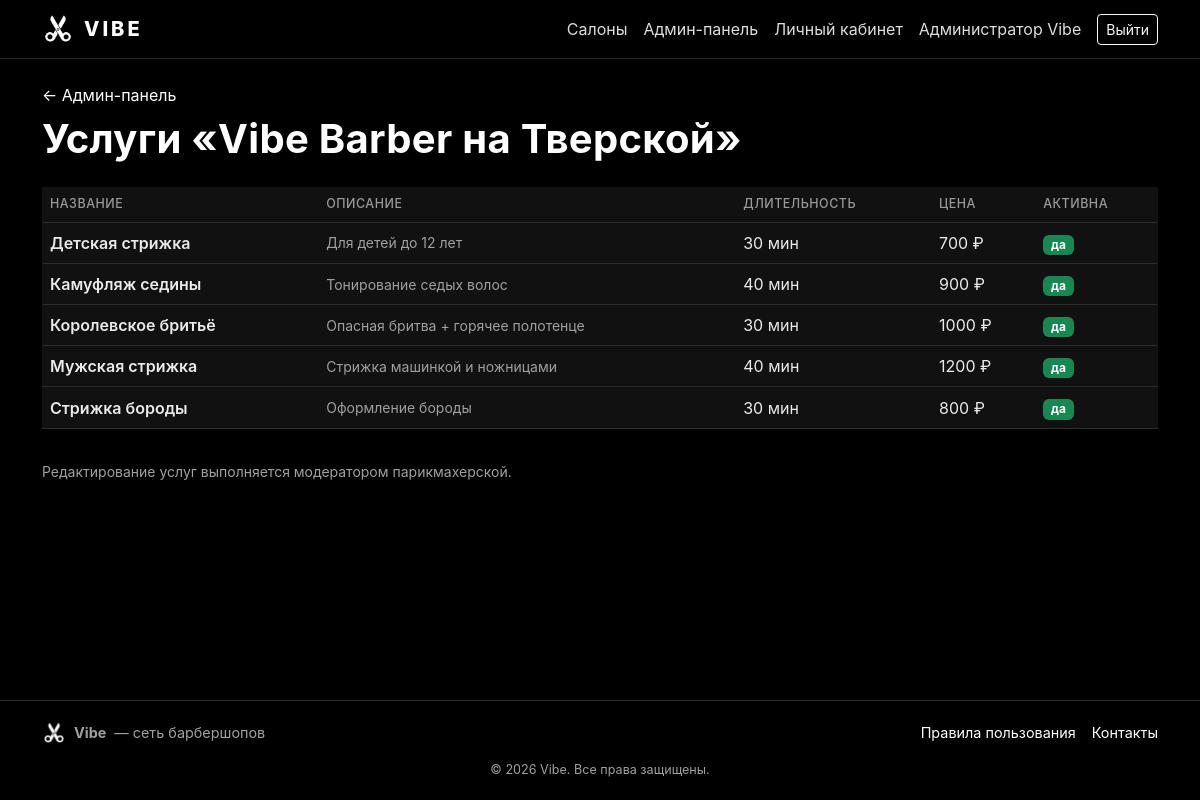
/admin/salons/1/services (signed in), run on the app's committed database.
### app/models.py (models this page shows, shortened)
class User(UserMixin, db.Model):
    __tablename__ = "users"
    id = db.Column(db.Integer, primary_key=True)
    full_name = db.Column(db.String(150), nullable=False)
    email = db.Column(db.String(150), unique=True, nullable=False, index=True)
    phone = db.Column(db.String(30), unique=True, nullable=True, index=True)
    password_hash = db.Column(db.String(255), nullable=False)
    role = db.Column(db.String(20), nullable=False, default=ROLE_CLIENT)
    salon_id = db.Column(db.Integer, db.ForeignKey("salons.id"), nullable=True)
    is_active_flag = db.Column(db.Boolean, default=True)
    created_at = db.Column(db.DateTime, default=datetime.utcnow)
    phone_verified = db.Column(db.Boolean, default=False, nullable=False)
    phone_code = db.Column(db.String(10), nullable=True)
    phone_code_expires = db.Column(db.DateTime, nullable=True)
    reset_code = db.Column(db.String(10), nullable=True)
    reset_code_expires = db.Column(db.DateTime, nullable=True)
    reset_channel = db.Column(db.String(10), nullable=True)
    salon = db.relationship("Salon", foreign_keys=[salon_id], backref="moderators")
    bookings = db.relationship("Booking", backref="client", foreign_keys="Booking.user_id")
    @property
    def is_active(self):
        return self.is_active_flag
    def is_admin(self):
        return self.role == ROLE_ADMIN

class Salon(db.Model):
    __tablename__ = "salons"
    id = db.Column(db.Integer, primary_key=True)
    city_id = db.Column(db.Integer, db.ForeignKey("cities.id"), nullable=True)
    name = db.Column(db.String(150), nullable=False)
    address = db.Column(db.String(255), nullable=False)
    phone = db.Column(db.String(30))
    description = db.Column(db.Text)
    photo_url = db.Column(db.String(500))
    latitude = db.Column(db.Float)
    longitude = db.Column(db.Float)
    kind = db.Column(db.String(20), default="barber")
    is_active = db.Column(db.Boolean, default=True)
    created_at = db.Column(db.DateTime, default=datetime.utcnow)
    services = db.relationship("Service", backref="salon", cascade="all, delete-orphan")
    specialists = db.relationship("Specialist", backref="salon", cascade="all, delete-orphan")
    bookings = db.relationship("Booking", backref="salon", cascade="all, delete-orphan")
    photos = db.relationship("SalonPhoto", backref="salon",
                             cascade="all, delete-orphan",
                             order_by="SalonPhoto.position")

class Service(db.Model):
    __tablename__ = "services"
    id = db.Column(db.Integer, primary_key=True)
    salon_id = db.Column(db.Integer, db.ForeignKey("salons.id"), nullable=False)
    name = db.Column(db.String(150), nullable=False)
    description = db.Column(db.Text)
    price = db.Column(db.Numeric(10, 2), nullable=False, default=0)
    duration_minutes = db.Column(db.Integer, nullable=False, default=30)
    is_active = db.Column(db.Boolean, default=True)
    bookings = db.relationship("Booking", backref="service")

### app/admin.py (the view)
@admin_bp.route("/salons/<int:salon_id>/services")
def salon_services(salon_id):
    salon = Salon.query.get_or_404(salon_id)
    items = Service.query.filter_by(salon_id=salon.id).order_by(Service.name).all()
    return render_template("admin/salon_services.html", salon=salon, services=items)

### app/admin.py (called while the page is built)
@admin_bp.before_request
@login_required
@roles_required(ROLE_ADMIN)
def guard():
    pass

### app/templates/admin/salon_services.html (shortened to what this page needs)
{% extends "base.html" %}
{% block content %}
  <a href="{{ url_for('admin.dashboard') }}" class="text-decoration-none">&larr; Админ-панель</a>
  <h1 class="fw-bold mt-2 mb-4">Услуги «{{ salon.name }}»</h1>
  {% if not services %}
    <div class="alert alert-secondary">Услуги пока не добавлены.</div>
  {% else %}
    <div class="table-responsive">
      <table class="table bg-white align-middle">
        <thead><tr><th>Название</th><th>Описание</th><th>Длительность</th><th>Цена</th><th>Активна</th></tr></thead>
        <tbody>
        {% for s in services %}
          <tr>
            <td class="fw-semibold">{{ s.name }}</td>
            <td class="small text-muted">{{ s.description or "—" }}</td>
            <td>{{ s.duration_minutes }} мин</td>
            <td>{{ "%.0f"|format(s.price) }} ₽</td>
            <td>{% if s.is_active %}<span class="badge bg-success">да</span>{% else %}<span class="badge bg-secondary">нет</span>{% endif %}</td>
          </tr>
        {% endfor %}
        </tbody>
      </table>
    </div>
  {% endif %}
  <p class="text-muted small mt-3">Редактирование услуг выполняется модератором парикмахерской.</p>
{% endblock %}

### app/templates/base.html (shortened to what this page needs)
<!doctype html>
<html lang="ru">
<head>
  <link href="https://cdn.jsdelivr.net/npm/bootstrap@5.3.3/dist/css/bootstrap.min.css" rel="stylesheet">
  <link href="{{ url_for('static', filename='css/style.css') }}" rel="stylesheet">
</head>
<body>
  <nav class="navbar navbar-expand-lg navbar-dark app-navbar">
    <div class="container">
      <a class="navbar-brand" href="{{ url_for('main.index') }}">
        <img src="{{ url_for('static', filename='img/logo.png') }}" alt="Vibe">
        <span class="brand-text">Vibe</span>
      </a>
      <div class="collapse navbar-collapse" id="nav">
        <ul class="navbar-nav ms-auto align-items-lg-center">
          <li class="nav-item"><a class="nav-link" href="{{ url_for('main.index') }}">Салоны</a></li>
          {% if current_user.is_authenticated %}
            {% if current_user.is_admin() %}
              <li class="nav-item"><a class="nav-link" href="{{ url_for('admin.dashboard') }}">Админ-панель</a></li>
            {% elif current_user.is_moderator() %}
              <li class="nav-item"><a class="nav-link" href="{{ url_for('moderator.dashboard') }}">Кабинет модератора</a></li>
            {% endif %}
            <li class="nav-item"><a class="nav-link" href="{{ url_for('main.profile') }}">Личный кабинет</a></li>
            <li class="nav-item"><span class="nav-link text-light-50">{{ current_user.full_name }}</span></li>
            <li class="nav-item"><a class="btn btn-outline-light btn-sm ms-2" href="{{ url_for('auth.logout') }}">Выйти</a></li>
          {% else %}
            <li class="nav-item"><a class="nav-link" href="{{ url_for('auth.login') }}">Вход</a></li>
            <li class="nav-item"><a class="btn btn-light btn-sm ms-2" href="{{ url_for('auth.register') }}">Регистрация</a></li>
          {% endif %}
        </ul>
      </div>
    </div>
  </nav>
  <main class="container py-4">
    {% block content %}{% endblock %}
  </main>
  <footer class="vibe-footer">
    <div class="container">
      <div class="d-flex flex-wrap justify-content-between align-items-center mb-3">
        <div class="d-flex align-items-center gap-2">
          <img src="{{ url_for('static', filename='img/logo.png') }}" alt="Vibe">
          <strong>Vibe</strong> — сеть барбершопов
        </div>
        <div class="d-flex gap-3">
          <a href="{{ url_for('main.rules') }}">Правила пользования</a>
          <a href="{{ url_for('main.contacts') }}">Контакты</a>
        </div>
      </div>
      <div class="small text-light-50 text-center">© {{ now.year }} Vibe. Все права защищены.</div>
    </div>
  </footer>
</body>
</html>

### app/static/css/style.css (style rules this page uses)
:root { --vibe-black: #000000; --vibe-dark: #111111; --vibe-gray: #1c1c1c; --vibe-border: #2a2a2a; --vibe-muted: #a0a0a0; --vibe-accent: #ffffff; }
* { box-sizing: border-box; }
body { background: var(--vibe-black); color: #eaeaea; font-family: -apple-system, "Segoe UI", Roboto, "Helvetica Neue", Arial, sans-serif; min-height: 100vh; display: flex; flex-direction: column; }
main { flex: 1; }
a { color: #ffffff; text-decoration: none; }
.app-navbar { background: #000 !important; border-bottom: 1px solid var(--vibe-border); }
.navbar-brand { display: flex; align-items: center; gap: 10px; }
.navbar-brand img { height: 32px; width: auto; }
.navbar-brand .brand-text { font-weight: 800; letter-spacing: 3px; text-transform: uppercase; color: #fff; }
.app-navbar .nav-link { color: #ddd !important; }
.vibe-footer { border-top: 1px solid var(--vibe-border); padding: 20px 0; margin-top: 60px; color: var(--vibe-muted); font-size: .9rem; background: #000; }
.vibe-footer img { height: 24px; width: auto; }
.text-light-50 { color: var(--vibe-muted) !important; }
.text-muted { color: var(--vibe-muted) !important; }
h1, h2, h3, h4, h5 { color: #fff; letter-spacing: .3px; }
.table { color: #eaeaea; }
.table > :not(caption) > * > * { background: var(--vibe-dark); color: #eaeaea; border-bottom-color: var(--vibe-border); }
.table thead th { color: #999; font-weight: 500; text-transform: uppercase; font-size: .78rem; letter-spacing: .5px; }

### data on the page
User: full_name "Администратор Vibe"
Salon: name "Vibe Barber на Тверской"
Service: name "Детская стрижка", description "Для детей до 12 лет", duration_minutes "30", price "700", is_active "да"
Service: name "Камуфляж седины", description "Тонирование седых волос", duration_minutes "40", price "900", is_active "да"
Service: name "Королевское бритьё", description "Опасная бритва + горячее полотенце", duration_minutes "30", price "1000", is_active "да"
Service: name "Мужская стрижка", description "Стрижка машинкой и ножницами", duration_minutes "40", price "1200", is_active "да"
Service: name "Стрижка бороды", description "Оформление бороды", duration_minutes "30", price "800", is_active "да"
